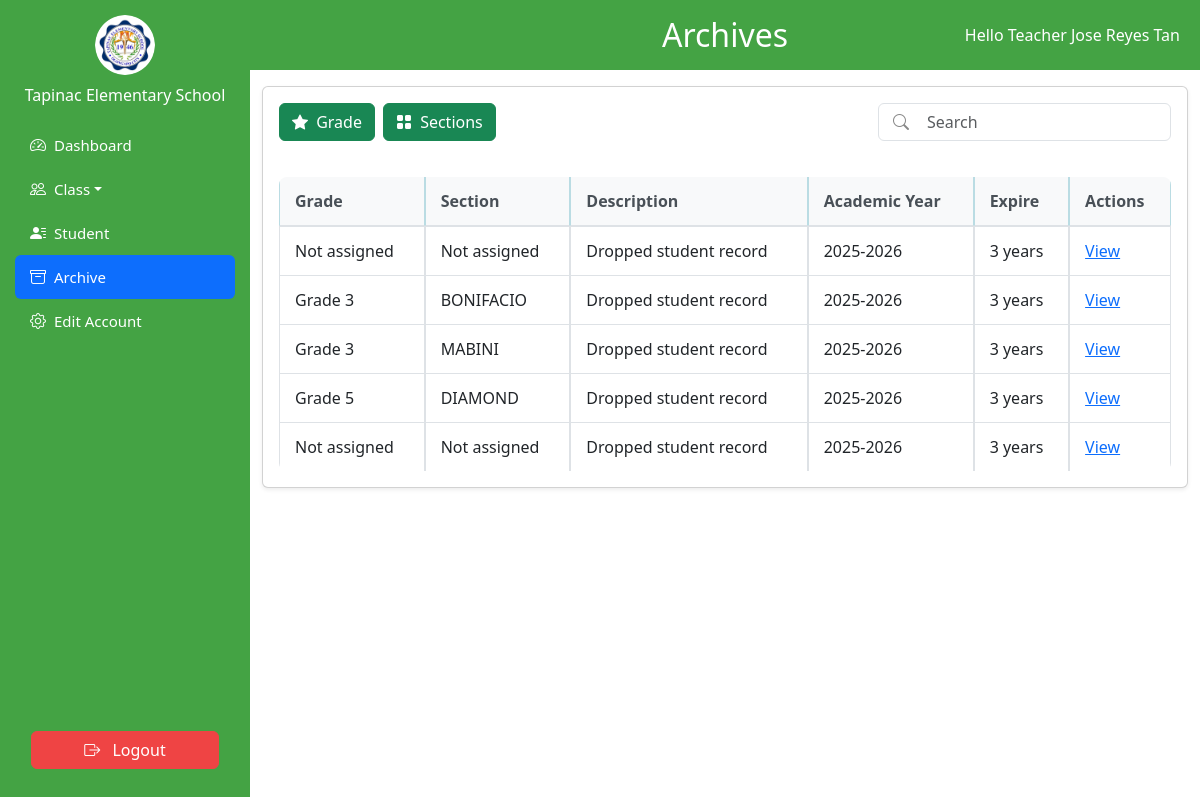
Screenshot of /views/teacher/student_archive.php (signed in) with the database file from the repository.
### tables this page shows
CREATE TABLE `archives` (
  `id` int(11) NOT NULL,
  `fname` varchar(50) DEFAULT NULL,
  `mname` varchar(50) DEFAULT NULL,
  `lname` varchar(50) DEFAULT NULL,
  `gender` enum('Male','Female') NOT NULL,
  `grade_level_id` int(11) DEFAULT NULL,
  `section_id` int(11) DEFAULT NULL,
  `dropped_at` timestamp NOT NULL DEFAULT current_timestamp()
);

### views/teacher/student_archive.php (called while the page is built)
<?php
include '../shared/archives.php';

### views/shared/archives.php (the view, shortened to what this page needs)
<?php
require_once '../../database/db_connection.php';
$role         = $_SESSION['role'];
$full_name    = $_SESSION['full_name'] ?? '';
$role_label   = ucfirst($role);
$header_color = ($role === 'masterteacher') ? '#1a1a1a' : '#44A344';
$archivesResult = null;
$archivesSql = "SELECT
                    a.id,
                    COALESCE(gl.grade_name,  'Not assigned') AS grade,
                    COALESCE(s.section_name, 'Not assigned') AS section,
                    a.dropped_at
                FROM archives a
                LEFT JOIN grade_levels gl ON a.grade_level_id = gl.id
                LEFT JOIN sections s     ON a.section_id = s.id
                ORDER BY a.dropped_at DESC";
if (isset($conn) && $conn instanceof mysqli) {
    $archivesResult = $conn->query($archivesSql);
}
?>
<!DOCTYPE html>
<html lang="en">
<head>
    <link rel="stylesheet" href="../../assets/css/sidebar.css" />
    <link rel="stylesheet" href="../../assets/css/all_role_style/style.css" />
    <link href="https://cdn.jsdelivr.net/npm/bootstrap@5.3.0/dist/css/bootstrap.min.css" rel="stylesheet" />
    <link rel="stylesheet" href="https://cdn.jsdelivr.net/npm/bootstrap-icons@1.10.5/font/bootstrap-icons.css" />
</head>
<body>
<div class="main-content">
    <div style="position: sticky; top: 0; z-index: 999; background-color: <?= htmlspecialchars($header_color) ?>; color: white; padding: 20px; display: flex; justify-content: center; align-items: center; min-height: 70px;">
        <h2 class="m-0" style="position: absolute; left: 50%; transform: translateX(-50%);">Archives</h2>
        <?php if (!empty($full_name)): ?>
        <span style="position: absolute; right: 20px;">
            Hello <?= htmlspecialchars($role_label . ' ' . $full_name) ?>
        </span>
        <?php endif; ?>
    </div>
    <div class="container-fluid py-3">
        <div class="card shadow-sm">
            <div class="card-body p-0">
                <div class="p-3 d-flex gap-2 align-items-center">
                    <button class="btn btn-success">
                        <i class="bi bi-star-fill me-1"></i> Grade
                    </button>
                    <button class="btn btn-success">
                        <i class="bi bi-grid-fill me-1"></i> Sections
                    </button>
                    <div class="ms-auto" style="max-width: 300px; position: relative;">
                        <input type="text" class="form-control ps-5" placeholder="Search">
                        <i class="bi bi-search position-absolute" style="left: 15px; top: 50%; transform: translateY(-50%); color: #888;"></i>
                    </div>
                </div>
                <div class="table-responsive px-3">
                    <table class="table table-bordered table-hover" id="archivesTable">
                        <thead class="table-info">
                            <tr>
                                <th>Grade</th>
                                <th>Section</th>
                                <th>Description</th>
                                <th>Academic Year</th>
                                <th>Expire</th>
                                <th>Actions</th>
                            </tr>
                        </thead>
                        <tbody>
                        <?php if ($archivesResult && $archivesResult->num_rows > 0): ?>
                            <?php while ($row = $archivesResult->fetch_assoc()): ?>
                                <?php
                                    $droppedAt = $row['dropped_at'] ?? null;
                                    $year = $droppedAt ? (int)date('Y', strtotime($droppedAt)) : null;
                                    $ay   = $year ? ($year . '-' . ($year + 1)) : 'N/A';
                                ?>
                                <tr>
                                    <td><?= htmlspecialchars($row['grade']) ?></td>
                                    <td><?= htmlspecialchars($row['section']) ?></td>
                                    <td>Dropped student record</td>
                                    <td><?= htmlspecialchars($ay) ?></td>
                                    <td>3 years</td>
                                    <td>
                                        <a href="#"
                                           class="text-primary viewDroppedBtn"
                                           data-id="<?= (int)$row['id'] ?>">
                                           View
                                        </a>
                                    </td>
                                </tr>
                            <?php endwhile; ?>
                        <?php else: ?>
                            <tr>
                                <td colspan="6" class="text-center">No archived records found</td>
                            </tr>
                        <?php endif; ?>
                        </tbody>
                    </table>
                </div>
            </div>
        </div>
    </div>
</div>
</body>
</html>

### assets/css/sidebar.css (style rules this page uses)
.main-content { margin-left: 250px; padding: 20px; }

### assets/css/all_role_style/style.css (style rules this page uses)
body { background-color: #f0f2f5; }
.main-content { margin-left: 250px; flex: 1; padding: 0; }
.container-fluid { padding-top: 20px; }
.table-responsive { margin-top: 20px; }
.table { border-radius: 8px; overflow: hidden; border-collapse: separate; border-spacing: 0; }
.table thead th { background-color: #f8f9fa; color: #495057; font-weight: 600; border-bottom: 1px solid #dee2e6; padding: 12px 15px; }
.table tbody tr { background-color: #fff; }
.table tbody tr:nth-of-type(even) { background-color: #fbfbfc; }
.table tbody td { padding: 12px 15px; vertical-align: middle; border-top: 1px solid #dee2e6; }

### rows the page displays
archives: grade "Not assigned", section "Not assigned", dropped_at "2025-2026"
archives: grade "Grade 3", section "BONIFACIO", dropped_at "2025-2026"
archives: grade "Grade 3", section "MABINI", dropped_at "2025-2026"
archives: grade "Grade 5", section "DIAMOND", dropped_at "2025-2026"
archives: grade "Not assigned", section "Not assigned", dropped_at "2025-2026"

### other values shown
$role_label . ' ' . $full_name "Teacher Jose Reyes Tan"
